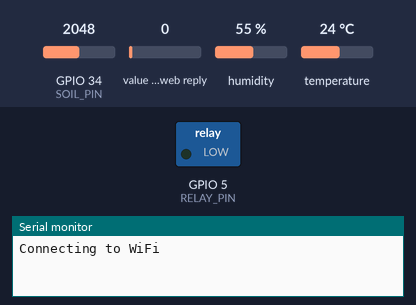
The sketch below on a simulated ESP32. On the bench: switched loads named in the sketch (green lamp = pin HIGH), the last lines printed to the serial monitor. Inputs (shaded band) come from the test bench; at power-on: GPIO 34 (SOIL_PIN) = 2048, value in the web reply 0, humidity 55 %, temperature 24 °C. WiFi joins after 1.5 s; servers stay silent unless stated; web services answer with replies made up by the test bench.

Above: at 0.1 s.
At 1.8 s:
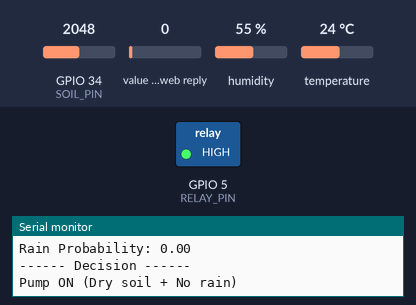
Timing chart, 0 to 3.3 s (numbered marks = the images above):
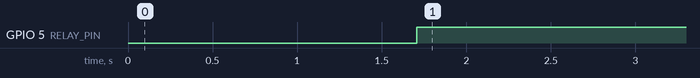

The sketch:

sketch_apr16a.ino
```cpp
#include <WiFi.h>
#include "DHT.h"
#include <HTTPClient.h>

// -------------------- WIFI --------------------
const char* ssid = "Neo_Mallena_7";
const char* password = "947606139";

// -------------------- THINGSPEAK --------------------
String apiKey = "UDIWCD1PDO7G04M9";   // ESP32 Channel Write API Key
const char* server = "http://api.thingspeak.com/update";

// -------------------- DHT SENSOR --------------------
#define DHTPIN 4
#define DHTTYPE DHT22
DHT dht(DHTPIN, DHTTYPE);

// -------------------- SOIL SENSOR --------------------
#define SOIL_PIN 34   // Analog pin
#define RELAY_PIN 5
// -------------------- VARIABLES --------------------
float temperature;
float humidity;
int soilValue;

float getRainProbability() {
  HTTPClient http;

  String url = "http://api.thingspeak.com/channels/3319454/fields/4/last.txt";

  http.begin(url);
  int httpCode = http.GET();

  float rain = 0;

  if (httpCode > 0) {
    String payload = http.getString();
    rain = payload.toFloat();
    Serial.print("Rain Probability: ");
    Serial.println(rain);
  } else {
    Serial.println("Error fetching rain data");
  }

  http.end();
  return rain;
}

// -------------------- SETUP --------------------
void setup() {
  Serial.begin(115200);

  dht.begin();

  WiFi.begin(ssid, password);
  Serial.print("Connecting to WiFi");

  while (WiFi.status() != WL_CONNECTED) {
    delay(500);
    Serial.print(".");
  }

  pinMode(RELAY_PIN, OUTPUT);
  digitalWrite(RELAY_PIN, LOW);

  Serial.println("\nConnected!");
}

// -------------------- LOOP --------------------
void loop() {

  // -------------------- WIFI CHECK --------------------
  if (WiFi.status() != WL_CONNECTED) {
    Serial.println("Reconnecting WiFi...");
    WiFi.begin(ssid, password);
    delay(5000);
    return;
  }

  // -------------------- READ SENSORS --------------------
  temperature = dht.readTemperature();
  humidity = dht.readHumidity();
  soilValue = analogRead(SOIL_PIN);

  // Check DHT failure
  if (isnan(temperature) || isnan(humidity)) {
    Serial.println("Failed to read from DHT sensor!");
    return;
  }

  Serial.println("------ Sensor Data ------");
  Serial.print("Temp: "); Serial.println(temperature);
  Serial.print("Humidity: "); Serial.println(humidity);
  Serial.print("Soil: "); Serial.println(soilValue);

  // -------------------- GET RAIN PROBABILITY --------------------
  float rainProb = getRainProbability();

  // -------------------- DECISION LOGIC --------------------
  int soilThreshold = 2000;  // tune this

  Serial.println("------ Decision ------");

  if (soilValue > soilThreshold && rainProb < 50) {
    digitalWrite(RELAY_PIN, HIGH);  // Pump ON
    Serial.println("Pump ON (Dry soil + No rain)");
  }
  else {
    digitalWrite(RELAY_PIN, LOW);   // Pump OFF
    Serial.println("Pump OFF (Enough moisture OR Rain expected)");
  }

  // -------------------- SEND DATA TO THINGSPEAK --------------------
  HTTPClient http;

  String url = "http://api.thingspeak.com/update?api_key=" + apiKey;
  url += "&field1=" + String(temperature);
  url += "&field2=" + String(humidity);
  url += "&field3=" + String(soilValue);

  http.begin(url);
  int httpResponseCode = http.GET();

  if (httpResponseCode > 0) {
    Serial.println("Data sent to ThingSpeak!");
  } else {
    Serial.println("Error sending data");
  }

  http.end();

  Serial.println("-----------------------------\n");

  // ThingSpeak delay
  delay(20000);
}
```

Measured:
- by itself, GPIO 5 (RELAY_PIN): LOW → HIGH at 1.7 s
